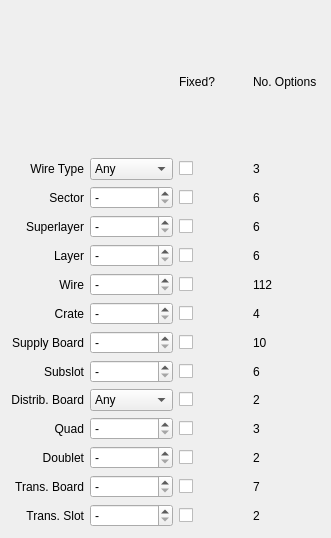
<?xml version="1.0" encoding="UTF-8"?>
<ui version="4.0">
 <class>Sidebar</class>
 <widget class="QWidget" name="Sidebar">
  <property name="geometry">
   <rect>
    <x>0</x>
    <y>0</y>
    <width>331</width>
    <height>538</height>
   </rect>
  </property>
  <property name="sizePolicy">
   <sizepolicy hsizetype="Fixed" vsizetype="Preferred">
    <horstretch>0</horstretch>
    <verstretch>0</verstretch>
   </sizepolicy>
  </property>
  <property name="minimumSize">
   <size>
    <width>331</width>
    <height>0</height>
   </size>
  </property>
  <property name="maximumSize">
   <size>
    <width>331</width>
    <height>16777215</height>
   </size>
  </property>
  <property name="windowTitle">
   <string>Form</string>
  </property>
  <layout class="QGridLayout" name="gridLayout">
   <item row="9" column="2">
    <widget class="FixedCheckBox" name="subslot_fixed">
     <property name="layoutDirection">
      <enum>Qt::LeftToRight</enum>
     </property>
     <property name="checked">
      <bool>false</bool>
     </property>
    </widget>
   </item>
   <item row="5" column="3">
    <widget class="QLabel" name="layer_nopts">
     <property name="text">
      <string>6</string>
     </property>
    </widget>
   </item>
   <item row="13" column="0">
    <widget class="QLabel" name="doublet_label">
     <property name="text">
      <string>Doublet</string>
     </property>
     <property name="alignment">
      <set>Qt::AlignRight|Qt::AlignTrailing|Qt::AlignVCenter</set>
     </property>
     <property name="buddy">
      <cstring>doublet</cstring>
     </property>
    </widget>
   </item>
   <item row="6" column="0">
    <widget class="QLabel" name="wire_label">
     <property name="text">
      <string>Wire</string>
     </property>
     <property name="alignment">
      <set>Qt::AlignRight|Qt::AlignTrailing|Qt::AlignVCenter</set>
     </property>
     <property name="buddy">
      <cstring>wire</cstring>
     </property>
    </widget>
   </item>
   <item row="11" column="1">
    <widget class="QSpinBox" name="quad">
     <property name="sizePolicy">
      <sizepolicy hsizetype="Preferred" vsizetype="Preferred">
       <horstretch>0</horstretch>
       <verstretch>0</verstretch>
      </sizepolicy>
     </property>
     <property name="specialValueText">
      <string>-</string>
     </property>
     <property name="minimum">
      <number>0</number>
     </property>
     <property name="maximum">
      <number>3</number>
     </property>
     <property name="value">
      <number>0</number>
     </property>
    </widget>
   </item>
   <item row="14" column="0">
    <widget class="QLabel" name="trans_board_label">
     <property name="text">
      <string>Trans. Board</string>
     </property>
     <property name="alignment">
      <set>Qt::AlignRight|Qt::AlignTrailing|Qt::AlignVCenter</set>
     </property>
     <property name="buddy">
      <cstring>trans_board</cstring>
     </property>
    </widget>
   </item>
   <item row="5" column="2">
    <widget class="FixedCheckBox" name="layer_fixed">
     <property name="layoutDirection">
      <enum>Qt::LeftToRight</enum>
     </property>
     <property name="checked">
      <bool>false</bool>
     </property>
    </widget>
   </item>
   <item row="2" column="1">
    <widget class="QComboBox" name="wire_type">
     <property name="maxVisibleItems">
      <number>4</number>
     </property>
     <item>
      <property name="text">
       <string>Any</string>
      </property>
     </item>
     <item>
      <property name="text">
       <string>Sense</string>
      </property>
     </item>
     <item>
      <property name="text">
       <string>Field</string>
      </property>
     </item>
     <item>
      <property name="text">
       <string>Guard</string>
      </property>
     </item>
    </widget>
   </item>
   <item row="6" column="2">
    <widget class="FixedCheckBox" name="wire_fixed">
     <property name="layoutDirection">
      <enum>Qt::LeftToRight</enum>
     </property>
     <property name="checked">
      <bool>false</bool>
     </property>
    </widget>
   </item>
   <item row="5" column="0">
    <widget class="QLabel" name="layer_label">
     <property name="text">
      <string>Layer</string>
     </property>
     <property name="alignment">
      <set>Qt::AlignRight|Qt::AlignTrailing|Qt::AlignVCenter</set>
     </property>
     <property name="buddy">
      <cstring>layer</cstring>
     </property>
    </widget>
   </item>
   <item row="2" column="2">
    <widget class="FixedCheckBox" name="wire_type_fixed">
     <property name="layoutDirection">
      <enum>Qt::LeftToRight</enum>
     </property>
     <property name="styleSheet">
      <string notr="true"/>
     </property>
     <property name="checked">
      <bool>false</bool>
     </property>
    </widget>
   </item>
   <item row="15" column="2">
    <widget class="FixedCheckBox" name="trans_slot_fixed">
     <property name="layoutDirection">
      <enum>Qt::LeftToRight</enum>
     </property>
     <property name="checked">
      <bool>false</bool>
     </property>
    </widget>
   </item>
   <item row="9" column="1">
    <widget class="QSpinBox" name="subslot">
     <property name="sizePolicy">
      <sizepolicy hsizetype="Preferred" vsizetype="Preferred">
       <horstretch>0</horstretch>
       <verstretch>0</verstretch>
      </sizepolicy>
     </property>
     <property name="specialValueText">
      <string>-</string>
     </property>
     <property name="minimum">
      <number>0</number>
     </property>
     <property name="maximum">
      <number>6</number>
     </property>
     <property name="value">
      <number>0</number>
     </property>
    </widget>
   </item>
   <item row="0" column="3">
    <widget class="QLabel" name="header_nopts">
     <property name="sizePolicy">
      <sizepolicy hsizetype="Preferred" vsizetype="Preferred">
       <horstretch>0</horstretch>
       <verstretch>0</verstretch>
      </sizepolicy>
     </property>
     <property name="text">
      <string>No. Options</string>
     </property>
    </widget>
   </item>
   <item row="3" column="0">
    <widget class="QLabel" name="sector_label">
     <property name="sizePolicy">
      <sizepolicy hsizetype="Preferred" vsizetype="Preferred">
       <horstretch>0</horstretch>
       <verstretch>0</verstretch>
      </sizepolicy>
     </property>
     <property name="text">
      <string>Sector</string>
     </property>
     <property name="alignment">
      <set>Qt::AlignRight|Qt::AlignTrailing|Qt::AlignVCenter</set>
     </property>
     <property name="buddy">
      <cstring>sector</cstring>
     </property>
    </widget>
   </item>
   <item row="7" column="1">
    <widget class="QSpinBox" name="crate">
     <property name="sizePolicy">
      <sizepolicy hsizetype="Preferred" vsizetype="Preferred">
       <horstretch>0</horstretch>
       <verstretch>0</verstretch>
      </sizepolicy>
     </property>
     <property name="specialValueText">
      <string>-</string>
     </property>
     <property name="minimum">
      <number>0</number>
     </property>
     <property name="maximum">
      <number>4</number>
     </property>
     <property name="value">
      <number>0</number>
     </property>
    </widget>
   </item>
   <item row="8" column="1">
    <widget class="QSpinBox" name="supply_board">
     <property name="sizePolicy">
      <sizepolicy hsizetype="Preferred" vsizetype="Preferred">
       <horstretch>0</horstretch>
       <verstretch>0</verstretch>
      </sizepolicy>
     </property>
     <property name="specialValueText">
      <string>-</string>
     </property>
     <property name="minimum">
      <number>0</number>
     </property>
     <property name="maximum">
      <number>10</number>
     </property>
     <property name="value">
      <number>0</number>
     </property>
    </widget>
   </item>
   <item row="7" column="2">
    <widget class="FixedCheckBox" name="crate_fixed">
     <property name="layoutDirection">
      <enum>Qt::LeftToRight</enum>
     </property>
     <property name="checked">
      <bool>false</bool>
     </property>
    </widget>
   </item>
   <item row="14" column="2">
    <widget class="FixedCheckBox" name="trans_board_fixed">
     <property name="layoutDirection">
      <enum>Qt::LeftToRight</enum>
     </property>
     <property name="checked">
      <bool>false</bool>
     </property>
    </widget>
   </item>
   <item row="11" column="2">
    <widget class="FixedCheckBox" name="quad_fixed">
     <property name="layoutDirection">
      <enum>Qt::LeftToRight</enum>
     </property>
     <property name="checked">
      <bool>false</bool>
     </property>
    </widget>
   </item>
   <item row="15" column="1">
    <widget class="QSpinBox" name="trans_slot">
     <property name="specialValueText">
      <string>-</string>
     </property>
     <property name="minimum">
      <number>0</number>
     </property>
     <property name="maximum">
      <number>2</number>
     </property>
     <property name="value">
      <number>0</number>
     </property>
    </widget>
   </item>
   <item row="9" column="3">
    <widget class="QLabel" name="subslot_nopts">
     <property name="text">
      <string>6</string>
     </property>
    </widget>
   </item>
   <item row="3" column="1">
    <widget class="QSpinBox" name="sector">
     <property name="sizePolicy">
      <sizepolicy hsizetype="Preferred" vsizetype="Preferred">
       <horstretch>0</horstretch>
       <verstretch>0</verstretch>
      </sizepolicy>
     </property>
     <property name="specialValueText">
      <string>-</string>
     </property>
     <property name="minimum">
      <number>0</number>
     </property>
     <property name="maximum">
      <number>6</number>
     </property>
     <property name="value">
      <number>0</number>
     </property>
    </widget>
   </item>
   <item row="11" column="0">
    <widget class="QLabel" name="quad_label">
     <property name="text">
      <string>Quad</string>
     </property>
     <property name="alignment">
      <set>Qt::AlignRight|Qt::AlignTrailing|Qt::AlignVCenter</set>
     </property>
     <property name="buddy">
      <cstring>quad</cstring>
     </property>
    </widget>
   </item>
   <item row="10" column="2">
    <widget class="FixedCheckBox" name="distr_box_type_fixed">
     <property name="layoutDirection">
      <enum>Qt::LeftToRight</enum>
     </property>
     <property name="checked">
      <bool>false</bool>
     </property>
    </widget>
   </item>
   <item row="8" column="3">
    <widget class="QLabel" name="supply_board_nopts">
     <property name="text">
      <string>10</string>
     </property>
    </widget>
   </item>
   <item row="4" column="2">
    <widget class="FixedCheckBox" name="superlayer_fixed">
     <property name="layoutDirection">
      <enum>Qt::LeftToRight</enum>
     </property>
     <property name="checked">
      <bool>false</bool>
     </property>
    </widget>
   </item>
   <item row="5" column="1">
    <widget class="QSpinBox" name="layer">
     <property name="sizePolicy">
      <sizepolicy hsizetype="Preferred" vsizetype="Preferred">
       <horstretch>0</horstretch>
       <verstretch>0</verstretch>
      </sizepolicy>
     </property>
     <property name="specialValueText">
      <string>-</string>
     </property>
     <property name="minimum">
      <number>0</number>
     </property>
     <property name="maximum">
      <number>6</number>
     </property>
     <property name="value">
      <number>0</number>
     </property>
    </widget>
   </item>
   <item row="6" column="3">
    <widget class="QLabel" name="wire_nopts">
     <property name="text">
      <string>112</string>
     </property>
    </widget>
   </item>
   <item row="14" column="1">
    <widget class="QSpinBox" name="trans_board">
     <property name="specialValueText">
      <string>-</string>
     </property>
     <property name="minimum">
      <number>0</number>
     </property>
     <property name="maximum">
      <number>7</number>
     </property>
     <property name="value">
      <number>0</number>
     </property>
    </widget>
   </item>
   <item row="15" column="0">
    <widget class="QLabel" name="trans_slot_label">
     <property name="text">
      <string>Trans. Slot</string>
     </property>
     <property name="alignment">
      <set>Qt::AlignRight|Qt::AlignTrailing|Qt::AlignVCenter</set>
     </property>
     <property name="buddy">
      <cstring>trans_slot</cstring>
     </property>
    </widget>
   </item>
   <item row="3" column="3">
    <widget class="QLabel" name="sector_nopts">
     <property name="text">
      <string>6</string>
     </property>
     <property name="textFormat">
      <enum>Qt::AutoText</enum>
     </property>
     <property name="alignment">
      <set>Qt::AlignLeading|Qt::AlignLeft|Qt::AlignVCenter</set>
     </property>
    </widget>
   </item>
   <item row="3" column="2">
    <widget class="FixedCheckBox" name="sector_fixed">
     <property name="layoutDirection">
      <enum>Qt::LeftToRight</enum>
     </property>
     <property name="checked">
      <bool>false</bool>
     </property>
    </widget>
   </item>
   <item row="8" column="0">
    <widget class="QLabel" name="supply_board_label">
     <property name="text">
      <string>Supply Board</string>
     </property>
     <property name="alignment">
      <set>Qt::AlignRight|Qt::AlignTrailing|Qt::AlignVCenter</set>
     </property>
     <property name="buddy">
      <cstring>supply_board</cstring>
     </property>
    </widget>
   </item>
   <item row="13" column="2">
    <widget class="FixedCheckBox" name="doublet_fixed">
     <property name="layoutDirection">
      <enum>Qt::LeftToRight</enum>
     </property>
     <property name="checked">
      <bool>false</bool>
     </property>
    </widget>
   </item>
   <item row="9" column="0">
    <widget class="QLabel" name="subslot_label">
     <property name="text">
      <string>Subslot</string>
     </property>
     <property name="alignment">
      <set>Qt::AlignRight|Qt::AlignTrailing|Qt::AlignVCenter</set>
     </property>
     <property name="buddy">
      <cstring>subslot</cstring>
     </property>
    </widget>
   </item>
   <item row="14" column="3">
    <widget class="QLabel" name="trans_board_nopts">
     <property name="text">
      <string>7</string>
     </property>
    </widget>
   </item>
   <item row="2" column="0">
    <widget class="QLabel" name="wire_type_label">
     <property name="text">
      <string>Wire Type</string>
     </property>
     <property name="alignment">
      <set>Qt::AlignRight|Qt::AlignTrailing|Qt::AlignVCenter</set>
     </property>
     <property name="buddy">
      <cstring>wire_type</cstring>
     </property>
    </widget>
   </item>
   <item row="10" column="0">
    <widget class="QLabel" name="distr_box_type_label">
     <property name="text">
      <string>Distrib. Board</string>
     </property>
     <property name="alignment">
      <set>Qt::AlignRight|Qt::AlignTrailing|Qt::AlignVCenter</set>
     </property>
     <property name="buddy">
      <cstring>distr_box_type</cstring>
     </property>
    </widget>
   </item>
   <item row="6" column="1">
    <widget class="QSpinBox" name="wire">
     <property name="specialValueText">
      <string>-</string>
     </property>
     <property name="minimum">
      <number>0</number>
     </property>
     <property name="maximum">
      <number>112</number>
     </property>
     <property name="value">
      <number>0</number>
     </property>
    </widget>
   </item>
   <item row="2" column="3">
    <widget class="QLabel" name="wire_type_nopts">
     <property name="sizePolicy">
      <sizepolicy hsizetype="Preferred" vsizetype="Preferred">
       <horstretch>0</horstretch>
       <verstretch>0</verstretch>
      </sizepolicy>
     </property>
     <property name="text">
      <string>3</string>
     </property>
     <property name="alignment">
      <set>Qt::AlignLeading|Qt::AlignLeft|Qt::AlignVCenter</set>
     </property>
    </widget>
   </item>
   <item row="11" column="3">
    <widget class="QLabel" name="quad_nopts">
     <property name="text">
      <string>3</string>
     </property>
    </widget>
   </item>
   <item row="0" column="2">
    <widget class="QLabel" name="header_fixed">
     <property name="text">
      <string>Fixed?</string>
     </property>
    </widget>
   </item>
   <item row="10" column="3">
    <widget class="QLabel" name="distr_box_type_nopts">
     <property name="text">
      <string>2</string>
     </property>
    </widget>
   </item>
   <item row="7" column="3">
    <widget class="QLabel" name="crate_nopts">
     <property name="text">
      <string>4</string>
     </property>
    </widget>
   </item>
   <item row="4" column="3">
    <widget class="QLabel" name="superlayer_nopts">
     <property name="text">
      <string>6</string>
     </property>
    </widget>
   </item>
   <item row="13" column="3">
    <widget class="QLabel" name="doublet_nopts">
     <property name="text">
      <string>2</string>
     </property>
    </widget>
   </item>
   <item row="15" column="3">
    <widget class="QLabel" name="trans_slot_nopts">
     <property name="text">
      <string>2</string>
     </property>
    </widget>
   </item>
   <item row="4" column="1">
    <widget class="QSpinBox" name="superlayer">
     <property name="sizePolicy">
      <sizepolicy hsizetype="Preferred" vsizetype="Preferred">
       <horstretch>0</horstretch>
       <verstretch>0</verstretch>
      </sizepolicy>
     </property>
     <property name="specialValueText">
      <string>-</string>
     </property>
     <property name="minimum">
      <number>0</number>
     </property>
     <property name="maximum">
      <number>6</number>
     </property>
     <property name="value">
      <number>0</number>
     </property>
    </widget>
   </item>
   <item row="8" column="2">
    <widget class="FixedCheckBox" name="supply_board_fixed">
     <property name="layoutDirection">
      <enum>Qt::LeftToRight</enum>
     </property>
     <property name="checked">
      <bool>false</bool>
     </property>
    </widget>
   </item>
   <item row="4" column="0">
    <widget class="QLabel" name="superlayer_label">
     <property name="text">
      <string>Superlayer</string>
     </property>
     <property name="alignment">
      <set>Qt::AlignRight|Qt::AlignTrailing|Qt::AlignVCenter</set>
     </property>
     <property name="buddy">
      <cstring>superlayer</cstring>
     </property>
    </widget>
   </item>
   <item row="7" column="0">
    <widget class="QLabel" name="crate_label">
     <property name="text">
      <string>Crate</string>
     </property>
     <property name="alignment">
      <set>Qt::AlignRight|Qt::AlignTrailing|Qt::AlignVCenter</set>
     </property>
     <property name="buddy">
      <cstring>crate</cstring>
     </property>
    </widget>
   </item>
   <item row="10" column="1">
    <widget class="QComboBox" name="distr_box_type">
     <property name="sizePolicy">
      <sizepolicy hsizetype="Preferred" vsizetype="Preferred">
       <horstretch>0</horstretch>
       <verstretch>0</verstretch>
      </sizepolicy>
     </property>
     <item>
      <property name="text">
       <string>Any</string>
      </property>
     </item>
     <item>
      <property name="text">
       <string>Foward</string>
      </property>
     </item>
     <item>
      <property name="text">
       <string>Backward</string>
      </property>
     </item>
    </widget>
   </item>
   <item row="13" column="1">
    <widget class="QSpinBox" name="doublet">
     <property name="sizePolicy">
      <sizepolicy hsizetype="Preferred" vsizetype="Preferred">
       <horstretch>0</horstretch>
       <verstretch>0</verstretch>
      </sizepolicy>
     </property>
     <property name="specialValueText">
      <string>-</string>
     </property>
     <property name="minimum">
      <number>0</number>
     </property>
     <property name="maximum">
      <number>2</number>
     </property>
     <property name="value">
      <number>0</number>
     </property>
    </widget>
   </item>
  </layout>
 </widget>
 <customwidgets>
  <customwidget>
   <class>FixedCheckBox</class>
   <extends>QCheckBox</extends>
   <header>fixedcheckbox.h</header>
   <slots>
    <slot>setCheckByValue(int)</slot>
   </slots>
  </customwidget>
 </customwidgets>
 <tabstops>
  <tabstop>wire_type</tabstop>
  <tabstop>sector</tabstop>
  <tabstop>superlayer</tabstop>
  <tabstop>layer</tabstop>
  <tabstop>wire</tabstop>
  <tabstop>crate</tabstop>
  <tabstop>supply_board</tabstop>
  <tabstop>subslot</tabstop>
  <tabstop>distr_box_type</tabstop>
  <tabstop>quad</tabstop>
  <tabstop>doublet</tabstop>
  <tabstop>trans_board</tabstop>
  <tabstop>trans_slot</tabstop>
  <tabstop>wire_type_fixed</tabstop>
  <tabstop>sector_fixed</tabstop>
  <tabstop>superlayer_fixed</tabstop>
  <tabstop>layer_fixed</tabstop>
  <tabstop>wire_fixed</tabstop>
  <tabstop>crate_fixed</tabstop>
  <tabstop>supply_board_fixed</tabstop>
  <tabstop>subslot_fixed</tabstop>
  <tabstop>distr_box_type_fixed</tabstop>
  <tabstop>quad_fixed</tabstop>
  <tabstop>doublet_fixed</tabstop>
  <tabstop>trans_board_fixed</tabstop>
  <tabstop>trans_slot_fixed</tabstop>
 </tabstops>
 <resources/>
 <connections>
  <connection>
   <sender>superlayer</sender>
   <signal>valueChanged(int)</signal>
   <receiver>superlayer_fixed</receiver>
   <slot>setCheckByValue(int)</slot>
   <hints>
    <hint type="sourcelabel">
     <x>189</x>
     <y>142</y>
    </hint>
    <hint type="destinationlabel">
     <x>237</x>
     <y>135</y>
    </hint>
   </hints>
  </connection>
  <connection>
   <sender>distr_box_type</sender>
   <signal>currentIndexChanged(int)</signal>
   <receiver>distr_box_type_fixed</receiver>
   <slot>setCheckByValue(int)</slot>
   <hints>
    <hint type="sourcelabel">
     <x>189</x>
     <y>372</y>
    </hint>
    <hint type="destinationlabel">
     <x>237</x>
     <y>367</y>
    </hint>
   </hints>
  </connection>
  <connection>
   <sender>wire_type</sender>
   <signal>currentIndexChanged(int)</signal>
   <receiver>wire_type_fixed</receiver>
   <slot>setCheckByValue(int)</slot>
   <hints>
    <hint type="sourcelabel">
     <x>189</x>
     <y>64</y>
    </hint>
    <hint type="destinationlabel">
     <x>237</x>
     <y>59</y>
    </hint>
   </hints>
  </connection>
  <connection>
   <sender>subslot</sender>
   <signal>valueChanged(int)</signal>
   <receiver>subslot_fixed</receiver>
   <slot>setCheckByValue(int)</slot>
   <hints>
    <hint type="sourcelabel">
     <x>189</x>
     <y>337</y>
    </hint>
    <hint type="destinationlabel">
     <x>237</x>
     <y>330</y>
    </hint>
   </hints>
  </connection>
  <connection>
   <sender>trans_board</sender>
   <signal>valueChanged(int)</signal>
   <receiver>trans_board_fixed</receiver>
   <slot>setCheckByValue(int)</slot>
   <hints>
    <hint type="sourcelabel">
     <x>189</x>
     <y>489</y>
    </hint>
    <hint type="destinationlabel">
     <x>237</x>
     <y>482</y>
    </hint>
   </hints>
  </connection>
  <connection>
   <sender>supply_board</sender>
   <signal>valueChanged(int)</signal>
   <receiver>supply_board_fixed</receiver>
   <slot>setCheckByValue(int)</slot>
   <hints>
    <hint type="sourcelabel">
     <x>189</x>
     <y>298</y>
    </hint>
    <hint type="destinationlabel">
     <x>237</x>
     <y>291</y>
    </hint>
   </hints>
  </connection>
  <connection>
   <sender>layer</sender>
   <signal>valueChanged(int)</signal>
   <receiver>layer_fixed</receiver>
   <slot>setCheckByValue(int)</slot>
   <hints>
    <hint type="sourcelabel">
     <x>189</x>
     <y>181</y>
    </hint>
    <hint type="destinationlabel">
     <x>237</x>
     <y>174</y>
    </hint>
   </hints>
  </connection>
  <connection>
   <sender>quad</sender>
   <signal>valueChanged(int)</signal>
   <receiver>quad_fixed</receiver>
   <slot>setCheckByValue(int)</slot>
   <hints>
    <hint type="sourcelabel">
     <x>189</x>
     <y>411</y>
    </hint>
    <hint type="destinationlabel">
     <x>237</x>
     <y>404</y>
    </hint>
   </hints>
  </connection>
  <connection>
   <sender>doublet</sender>
   <signal>valueChanged(int)</signal>
   <receiver>doublet_fixed</receiver>
   <slot>setCheckByValue(int)</slot>
   <hints>
    <hint type="sourcelabel">
     <x>189</x>
     <y>450</y>
    </hint>
    <hint type="destinationlabel">
     <x>237</x>
     <y>443</y>
    </hint>
   </hints>
  </connection>
  <connection>
   <sender>trans_slot</sender>
   <signal>valueChanged(int)</signal>
   <receiver>trans_slot_fixed</receiver>
   <slot>setCheckByValue(int)</slot>
   <hints>
    <hint type="sourcelabel">
     <x>189</x>
     <y>528</y>
    </hint>
    <hint type="destinationlabel">
     <x>237</x>
     <y>521</y>
    </hint>
   </hints>
  </connection>
  <connection>
   <sender>sector</sender>
   <signal>valueChanged(int)</signal>
   <receiver>sector_fixed</receiver>
   <slot>setCheckByValue(int)</slot>
   <hints>
    <hint type="sourcelabel">
     <x>189</x>
     <y>103</y>
    </hint>
    <hint type="destinationlabel">
     <x>237</x>
     <y>96</y>
    </hint>
   </hints>
  </connection>
  <connection>
   <sender>wire</sender>
   <signal>valueChanged(int)</signal>
   <receiver>wire_fixed</receiver>
   <slot>setCheckByValue(int)</slot>
   <hints>
    <hint type="sourcelabel">
     <x>189</x>
     <y>220</y>
    </hint>
    <hint type="destinationlabel">
     <x>237</x>
     <y>213</y>
    </hint>
   </hints>
  </connection>
  <connection>
   <sender>crate</sender>
   <signal>valueChanged(int)</signal>
   <receiver>crate_fixed</receiver>
   <slot>setCheckByValue(int)</slot>
   <hints>
    <hint type="sourcelabel">
     <x>189</x>
     <y>259</y>
    </hint>
    <hint type="destinationlabel">
     <x>237</x>
     <y>252</y>
    </hint>
   </hints>
  </connection>
  <connection>
   <sender>wire_type</sender>
   <signal>currentIndexChanged(int)</signal>
   <receiver>Sidebar</receiver>
   <slot>update_parameters()</slot>
   <hints>
    <hint type="sourcelabel">
     <x>189</x>
     <y>64</y>
    </hint>
    <hint type="destinationlabel">
     <x>-52</x>
     <y>255</y>
    </hint>
   </hints>
  </connection>
  <connection>
   <sender>sector</sender>
   <signal>valueChanged(int)</signal>
   <receiver>Sidebar</receiver>
   <slot>update_parameters()</slot>
   <hints>
    <hint type="sourcelabel">
     <x>189</x>
     <y>103</y>
    </hint>
    <hint type="destinationlabel">
     <x>-30</x>
     <y>291</y>
    </hint>
   </hints>
  </connection>
  <connection>
   <sender>superlayer</sender>
   <signal>valueChanged(int)</signal>
   <receiver>Sidebar</receiver>
   <slot>update_parameters()</slot>
   <hints>
    <hint type="sourcelabel">
     <x>189</x>
     <y>142</y>
    </hint>
    <hint type="destinationlabel">
     <x>-13</x>
     <y>331</y>
    </hint>
   </hints>
  </connection>
  <connection>
   <sender>layer</sender>
   <signal>valueChanged(int)</signal>
   <receiver>Sidebar</receiver>
   <slot>update_parameters()</slot>
   <hints>
    <hint type="sourcelabel">
     <x>189</x>
     <y>181</y>
    </hint>
    <hint type="destinationlabel">
     <x>-34</x>
     <y>369</y>
    </hint>
   </hints>
  </connection>
  <connection>
   <sender>wire</sender>
   <signal>valueChanged(int)</signal>
   <receiver>Sidebar</receiver>
   <slot>update_parameters()</slot>
   <hints>
    <hint type="sourcelabel">
     <x>189</x>
     <y>220</y>
    </hint>
    <hint type="destinationlabel">
     <x>-34</x>
     <y>406</y>
    </hint>
   </hints>
  </connection>
  <connection>
   <sender>crate</sender>
   <signal>valueChanged(int)</signal>
   <receiver>Sidebar</receiver>
   <slot>update_parameters()</slot>
   <hints>
    <hint type="sourcelabel">
     <x>189</x>
     <y>259</y>
    </hint>
    <hint type="destinationlabel">
     <x>-21</x>
     <y>449</y>
    </hint>
   </hints>
  </connection>
  <connection>
   <sender>supply_board</sender>
   <signal>valueChanged(int)</signal>
   <receiver>Sidebar</receiver>
   <slot>update_parameters()</slot>
   <hints>
    <hint type="sourcelabel">
     <x>189</x>
     <y>298</y>
    </hint>
    <hint type="destinationlabel">
     <x>-40</x>
     <y>486</y>
    </hint>
   </hints>
  </connection>
  <connection>
   <sender>subslot</sender>
   <signal>valueChanged(int)</signal>
   <receiver>Sidebar</receiver>
   <slot>update_parameters()</slot>
   <hints>
    <hint type="sourcelabel">
     <x>189</x>
     <y>337</y>
    </hint>
    <hint type="destinationlabel">
     <x>-107</x>
     <y>526</y>
    </hint>
   </hints>
  </connection>
  <connection>
   <sender>distr_box_type</sender>
   <signal>currentIndexChanged(int)</signal>
   <receiver>Sidebar</receiver>
   <slot>update_parameters()</slot>
   <hints>
    <hint type="sourcelabel">
     <x>189</x>
     <y>372</y>
    </hint>
    <hint type="destinationlabel">
     <x>-60</x>
     <y>565</y>
    </hint>
   </hints>
  </connection>
  <connection>
   <sender>quad</sender>
   <signal>valueChanged(int)</signal>
   <receiver>Sidebar</receiver>
   <slot>update_parameters()</slot>
   <hints>
    <hint type="sourcelabel">
     <x>189</x>
     <y>411</y>
    </hint>
    <hint type="destinationlabel">
     <x>-87</x>
     <y>601</y>
    </hint>
   </hints>
  </connection>
  <connection>
   <sender>doublet</sender>
   <signal>valueChanged(int)</signal>
   <receiver>Sidebar</receiver>
   <slot>update_parameters()</slot>
   <hints>
    <hint type="sourcelabel">
     <x>189</x>
     <y>450</y>
    </hint>
    <hint type="destinationlabel">
     <x>-19</x>
     <y>637</y>
    </hint>
   </hints>
  </connection>
  <connection>
   <sender>trans_board</sender>
   <signal>valueChanged(int)</signal>
   <receiver>Sidebar</receiver>
   <slot>update_parameters()</slot>
   <hints>
    <hint type="sourcelabel">
     <x>189</x>
     <y>489</y>
    </hint>
    <hint type="destinationlabel">
     <x>-25</x>
     <y>680</y>
    </hint>
   </hints>
  </connection>
  <connection>
   <sender>trans_slot</sender>
   <signal>valueChanged(int)</signal>
   <receiver>Sidebar</receiver>
   <slot>update_parameters()</slot>
   <hints>
    <hint type="sourcelabel">
     <x>189</x>
     <y>528</y>
    </hint>
    <hint type="destinationlabel">
     <x>-20</x>
     <y>721</y>
    </hint>
   </hints>
  </connection>
 </connections>
 <slots>
  <slot>update_parameters()</slot>
 </slots>
</ui>
